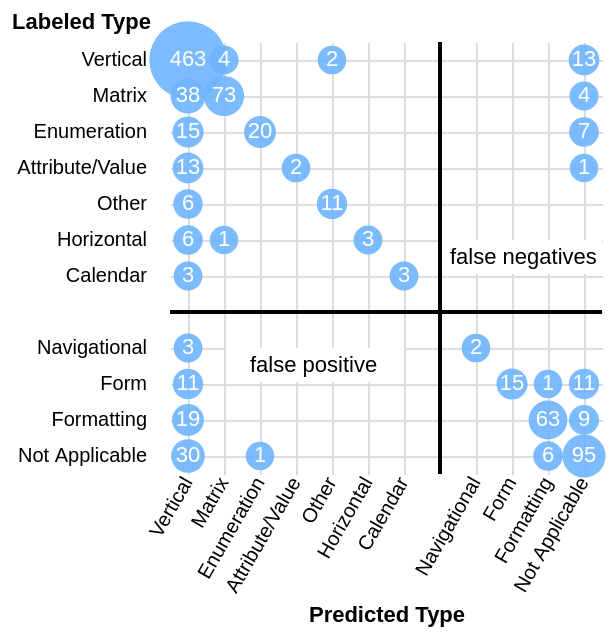

Write a Vega-Lite specification for this figure.
### Vega specification from a JSON file in a GitHub repository (floating-point values rounded to 4 significant figures; data arrays with more than 128 entries replaced by an {"elided": "..."} marker saying what was removed)
{"$schema": "https://vega.github.io/schema/vega/v5.json", "description": "Confusion matrix from raw data, encoding count with size. (Figure 5 from @jhoffswell and @zcliu's ['Interactive Repair of Tables Extracted from PDF Documents on Mobile Devices'](https://idl.cs.washington.edu/files/2019-InteractiveTableRepair-CHI.pdf).)", "autosize": "pad", "padding": 5, "style": "cell", "data": [{"name": "source_0", "values": {"elided": "954 records"}}, {"name": "source_1", "values": [{"type_PREDICT": ""}]}, {"name": "source_2", "values": [{"type_ORIG": ""}]}, {"name": "source_3", "values": [{"fn_xstart": "", "fn_ystart": "Horizontal", "fn_yend": "Calendar", "fp_xstart": "Matrix", "fp_xend": "Calendar", "fp_ystart": "Navigational", "fp_yend": "Form"}]}, {"name": "data_0", "source": "source_0", "transform": [{"type": "aggregate", "groupby": ["type_PREDICT", "type_ORIG"], "ops": ["count"], "fields": [null], "as": ["__count"]}]}], "signals": [{"name": "x_step", "value": 18}, {"name": "width", "update": "bandspace(domain('x').length, 0, 0) * x_step"}, {"name": "y_step", "value": 18}, {"name": "height", "update": "bandspace(domain('y').length, 0, 0) * y_step"}], "marks": [{"name": "layer_0_layer_0_marks", "type": "symbol", "style": ["circle"], "from": {"data": "data_0"}, "encode": {"update": {"fill": {"value": "#6EB4FD"}, "opacity": {"value": 0.9}, "tooltip": {"signal": "{\"Predicted Type\": ''+datum[\"type_PREDICT\"], \"Labeled Type\": ''+datum[\"type_ORIG\"], \"Count of Records\": format(datum[\"__count\"], \"\")}"}, "x": {"scale": "x", "field": "type_PREDICT", "band": 0.5}, "y": {"scale": "y", "field": "type_ORIG", "band": 0.5}, "size": {"scale": "size", "field": "__count"}, "shape": {"value": "circle"}}}}, {"name": "layer_0_layer_1_marks", "type": "text", "style": ["text"], "from": {"data": "data_0"}, "encode": {"update": {"fill": {"value": "white"}, "tooltip": {"signal": "{\"Predicted Type\": ''+datum[\"type_PREDICT\"], \"Labeled Type\": ''+datum[\"type_ORIG\"], \"Count of Records\": format(datum[\"__count\"], \"\")}"}, "x": {"scale": "x", "field": "type_PREDICT", "band": 0.5}, "y": {"scale": "y", "field": "type_ORIG", "band": 0.5}, "text": {"signal": "format(datum[\"__count\"], \"\")"}, "align": {"value": "center"}, "baseline": {"value": "middle"}}}}, {"name": "layer_1_marks", "type": "rule", "style": ["rule"], "from": {"data": "source_1"}, "encode": {"update": {"stroke": {"value": "black"}, "tooltip": {"signal": "{\"type_PREDICT\": ''+datum[\"type_PREDICT\"]}"}, "x": {"scale": "x", "field": "type_PREDICT", "band": 0.5}, "y": {"field": {"group": "height"}}, "y2": {"value": 0}, "strokeWidth": {"value": 2}}}}, {"name": "layer_2_marks", "type": "rule", "style": ["rule"], "from": {"data": "source_2"}, "encode": {"update": {"stroke": {"value": "black"}, "tooltip": {"signal": "{\"type_ORIG\": ''+datum[\"type_ORIG\"]}"}, "x": {"value": 0}, "y": {"scale": "y", "field": "type_ORIG", "band": 0.5}, "x2": {"field": {"group": "width"}}, "strokeWidth": {"value": 2}}}}, {"name": "layer_3_layer_0_marks", "type": "rect", "style": ["rect"], "from": {"data": "source_3"}, "encode": {"update": {"fill": {"value": "white"}, "tooltip": {"signal": "{\"fn_xstart\": ''+datum[\"fn_xstart\"], \"fn_ystart\": ''+datum[\"fn_ystart\"], \"fn_yend\": ''+datum[\"fn_yend\"]}"}, "x": {"scale": "x", "field": "fn_xstart", "offset": 1, "band": 0.5}, "x2": {"field": {"group": "width"}}, "y": {"scale": "y", "field": "fn_ystart", "band": 0.5}, "y2": {"scale": "y", "field": "fn_yend", "offset": -1, "band": 0.5}}}}, {"name": "layer_3_layer_1_marks", "type": "rect", "style": ["rect"], "from": {"data": "source_3"}, "encode": {"update": {"fill": {"value": "white"}, "tooltip": {"signal": "{\"fp_xstart\": ''+datum[\"fp_xstart\"], \"fp_xend\": ''+datum[\"fp_xend\"], \"fp_ystart\": ''+datum[\"fp_ystart\"], \"fp_yend\": ''+datum[\"fp_yend\"]}"}, "x": {"scale": "x", "field": "fp_xstart", "offset": 1, "band": 0.5}, "x2": {"scale": "x", "field": "fp_xend", "band": 0.5}, "y": {"scale": "y", "field": "fp_ystart", "band": 0.5}, "y2": {"scale": "y", "field": "fp_yend", "offset": -1, "band": 0.5}}}}, {"name": "layer_3_layer_2_marks", "type": "text", "style": ["text"], "from": {"data": "source_3"}, "encode": {"update": {"align": {"value": "left"}, "text": {"value": "false negatives"}, "x": {"value": 140}, "fill": {"value": "black"}, "y": {"signal": "height", "mult": 0.5}, "baseline": {"value": "middle"}}}}, {"name": "layer_3_layer_3_marks", "type": "text", "style": ["text"], "from": {"data": "source_3"}, "encode": {"update": {"align": {"value": "left"}, "text": {"value": "false positive"}, "x": {"value": 40}, "y": {"value": 162}, "fill": {"value": "black"}, "baseline": {"value": "middle"}}}}], "scales": [{"name": "x", "type": "band", "domain": ["Vertical", "Matrix", "Enumeration", "Attribute/Value", "Other", "Horizontal", "Calendar", "", "Navigational", "Form", "Formatting", "Not Applicable"], "range": {"step": {"signal": "x_step"}}, "paddingInner": 0, "paddingOuter": 0}, {"name": "y", "type": "band", "domain": ["Vertical", "Matrix", "Enumeration", "Attribute/Value", "Other", "Horizontal", "Calendar", "", "Navigational", "Form", "Formatting", "Not Applicable"], "range": {"step": {"signal": "y_step"}}, "paddingInner": 0, "paddingOuter": 0}, {"name": "size", "type": "linear", "domain": {"data": "data_0", "field": "__count"}, "range": [200, 1500], "zero": true}], "axes": [{"scale": "x", "orient": "bottom", "grid": false, "title": "Predicted Type", "labelAngle": 300, "labelOverlap": false, "labelAlign": "right", "labelBaseline": "middle", "zindex": 1}, {"scale": "x", "orient": "bottom", "grid": true, "gridScale": "y", "domain": false, "labels": false, "maxExtent": 0, "minExtent": 0, "ticks": false, "zindex": 0}, {"scale": "y", "orient": "left", "grid": false, "title": "Labeled Type", "offset": 10, "titleAlign": "right", "titleAngle": 0, "titleX": 0, "titleY": -5, "labelOverlap": true, "zindex": 1}, {"scale": "y", "orient": "left", "grid": true, "gridScale": "x", "domain": false, "labels": false, "maxExtent": 0, "minExtent": 0, "ticks": false, "zindex": 0}], "config": {"axis": {"domain": false, "ticks": false}, "style": {"cell": {"stroke": null}, "rule": {"size": 2}}}}
